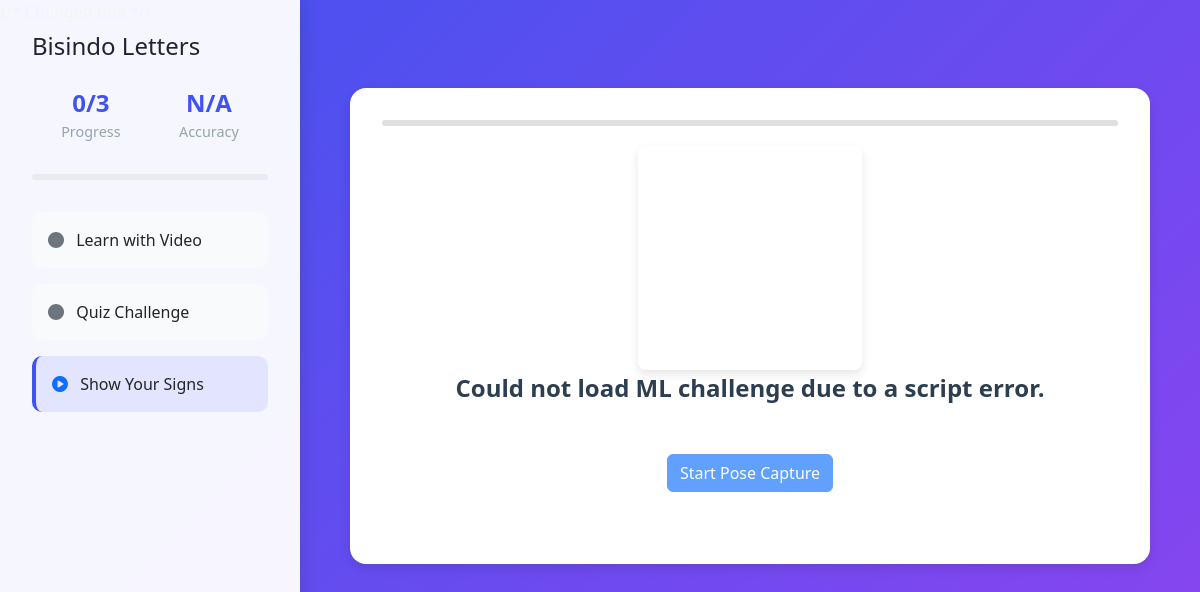
The app's page /ml_game (signed in) with its own data.
### models.py (models this page shows, shortened)
class Lesson(db.Model):
    id = db.Column(db.Integer, primary_key=True)
    lesson_key = db.Column(db.String(50), unique=True, nullable=False)
    title = db.Column(db.String(100), nullable=False)
    url = db.Column(db.String(200), nullable=True)
    order = db.Column(db.Integer, default=0) # To maintain order if needed

### routes.py (the view)
@auth_bp.route('/ml_game', methods=['GET', 'POST'])
def ml_game():
    user_id = session.get('user_id')
    if not user_id:
        flash('Please log in to play the ML game.', 'warning')
        return redirect(url_for('auth.login'))
    all_db_lessons = Lesson.query.order_by(Lesson.order).all()
    if not all_db_lessons:
        flash("Learning lessons are not yet available. Please ask an administrator to set them up.", "warning")
        all_db_lessons = []
    user_lessons_with_status = []
    total_lessons_count = len(all_db_lessons)
    completed_lessons_count = 0
    for db_lesson in all_db_lessons:
        status_entry = UserLessonStatus.query.filter_by(user_id=user_id, lesson_id=db_lesson.id).first()
        current_status = status_entry.status if status_entry else 'not_started'
        if current_status == 'completed':
            completed_lessons_count += 1
        is_current_page_lesson = (request.path == db_lesson.url)
        display_status = current_status
        if is_current_page_lesson and current_status != 'completed':
            display_status = 'current'
        user_lessons_with_status.append({
            'title': db_lesson.title,
            'url': db_lesson.url,
            'status': display_status, # Use the determined display_status
            'lesson_key': db_lesson.lesson_key
        })
    module_progress_percent = (completed_lessons_count / total_lessons_count) * 100 if total_lessons_count > 0 else 0
    module_accuracy = "N/A"
    return render_template(
        "ml_game.html",
        user=session.get('user'),
        lessons=user_lessons_with_status,
        module_progress_percent=module_progress_percent,
        completed_lessons_count=completed_lessons_count,
        total_lessons_count=total_lessons_count,
        module_accuracy=module_accuracy # Pass this to the template
    )

### templates/ml_game.html (shortened to what this page needs)
<!DOCTYPE html>
<html lang="en">
<head>
    <link href="https://cdn.jsdelivr.net/npm/bootstrap@5.3.0/dist/css/bootstrap.min.css" rel="stylesheet">
    <link rel="stylesheet" href="https://cdnjs.cloudflare.com/ajax/libs/font-awesome/6.4.0/css/all.min.css">
    <link rel="stylesheet" href="{{ url_for('static', filename='css/game_style.css') }}">
    <link rel="stylesheet" href="{{ url_for('static', filename='css/ml_game.css') }}">
</head>
<body>
    <div class="sidebar">
        <h4 class="mb-4">Bisindo Letters</h4>
        <div class="stats-container">
            <div class="stat-item">
                <div class="stat-number">{{ completed_lessons_count }}/{{ total_lessons_count }}</div>
                <div class="stat-label">Progress</div>
            </div>
            <div class="stat-item">
                <div class="stat-number">{{ module_accuracy | default('N/A') }}</div>
                <div class="stat-label">Accuracy</div>
            </div>
        </div>
        <div class="progress-bar-container">
        </div>
        {% for lesson in lessons %}
            <div class="lesson-item {{ lesson.status }}"
                 data-lesson-key-sidebar="{{ lesson.lesson_key }}"
                 {% if lesson.url and lesson.status != 'current' %}onclick="window.location.href='{{ lesson.url }}'"{% endif %}>
            {% if lesson.status == 'completed' %}
                <i class="fas fa-check-circle me-2 text-success"></i>
            {% elif lesson.status == 'current' %}
                <i class="fas fa-play-circle me-2 text-primary"></i>
            {% else %}
                <i class="fas fa-circle me-2 text-secondary"></i>
            {% endif %}
            {{ lesson.title }}
            </div>
        {% endfor %}
    </div>
    <div class="main_wrapper">
        <div class="main-content">
            {% set temp_lesson = lessons|selectattr('url', 'equalto', request.path)|first %}
            <div class="quiz-card" data-lesson-key="{{ temp_lesson.lesson_key if temp_lesson and temp_lesson.lesson_key else 'KEY_NOT_FOUND_IN_LESSON' }}">
                <div class="progress-bar-container internal-progress">
                </div>
                <video id="webcam" autoplay playsinline width="224" height="224"></video>
                <div id="question" class="question-text">
                </div>
                <button id="start-btn" class="btn btn-primary">Start Pose Capture</button>
            </div>
        </div>
    </div>
</body>
</html>

### static/css/game_style.css (style rules this page uses)
:root { --primary: #4153ef; --secondary: #8e44ef; --correct: #2ecc71; --incorrect: #e74c3c; --neutral: #95a5a6; --bg-light: #f8fafc; --white: #ffffff; }
body { background: linear-gradient(135deg, var(--primary), var(--secondary)); min-height: 100vh; font-family: 'Segoe UI', sans-serif; }
.sidebar { background: rgba(255, 255, 255, 0.95); width: 300px; height: 100vh; position: fixed; left: 0; top: 0; padding: 2rem; box-shadow: 4px 0 15px rgba(0, 0, 0, 0.1); overflow-y: auto; }
.lesson-item { padding: 1rem; border-radius: 10px; margin-bottom: 1rem; background: var(--bg-light); transition: all 0.3s ease; cursor: pointer; }
.lesson-item.current { background: rgba(65, 83, 239, 0.1); border-left: 4px solid var(--primary); }
.main-content { margin-left: 300px; padding: 2rem; min-height: 100vh; }
.quiz-card { background: var(--white); border-radius: 20px; padding: 2rem; box-shadow: 0 10px 30px rgba(0, 0, 0, 0.1); max-width: 800px; margin: 2rem auto; }
.question-text { font-size: 1.5rem; font-weight: 600; color: #2c3e50; text-align: center; margin-bottom: 2rem; }
.progress-bar-container { width: 100%; height: 6px; background: #e9ecef; border-radius: 3px; margin-bottom: 2rem; }
.stats-container { display: flex; justify-content: space-around; margin-bottom: 2rem; }
.stat-item { text-align: center; }
.stat-number { font-size: 1.5rem; font-weight: bold; color: var(--primary); }
.stat-label { color: var(--neutral); font-size: 0.9rem; }
.quiz-card { position: relative; }
.internal-progress { width: 100%; height: 6px; background-color: #e0e0e0; border-radius: 3px; overflow: hidden; margin-bottom: 20px; }

### static/css/ml_game.css (style rules this page uses)
body { background: linear-gradient(135deg, var(--primary), var(--secondary)); min-height: 100vh; font-family: 'Segoe UI', sans-serif; }
.quiz-card { display: flex; flex-direction: column; align-items: center; justify-content: center; text-align: center; background: #ffffff; padding: 2rem; border-radius: 1rem; box-shadow: 0 4px 12px rgba(0, 0, 0, 0.1); }
#webcam { border-radius: 8px; box-shadow: 0 4px 10px rgba(0,0,0,0.1); }
button { background: #7f56d9; color: white; border: none; border-radius: 0.5rem; padding: 0.75rem 1.5rem; font-size: 1rem; cursor: pointer; }

### records on screen
Lesson: title "Learn with Video"
Lesson: title "Quiz Challenge"
Lesson: title "Show Your Signs"

### other values on screen
{{ completed_lessons_count }} "0"
{{ total_lessons_count }} "3"
{{ module_accuracy | default('N/A') }} "N/A"
